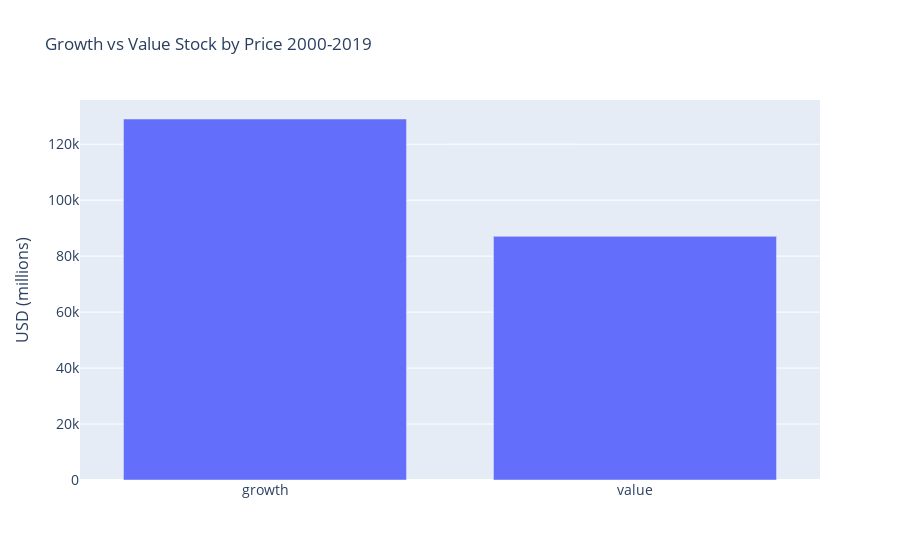

The notebook cell saved with this chart:
### Code cell
labels = ['growth', 'value']
y = companies.groupby(['sector','growth'])['Price'].sum()
fig = go.Figure([go.Bar(x=labels, y=y)])
fig.update_layout(
    title='Growth vs Value Stock by Price 2000-2019',
    xaxis_tickfont_size=14,
    yaxis=dict(
        title='USD (millions)',
        titlefont_size=16,
        tickfont_size=14,
    ),
    legend=dict(
        x=0,
        y=1.0,
        bgcolor='rgba(255, 255, 255, 0)',
        bordercolor='rgba(255, 255, 255, 0)'
    ),
    barmode='group',
    bargap=0.15, # gap between bars of adjacent location coordinates.
    bargroupgap=0.1 # gap between bars of the same location coordinate.
)
fig.show()

### Figure 1 — Plotly figure (JSON) as saved in the notebook; plotly's stock layout.template omitted (floating-point values rounded to 4 significant figures)
{"data": [{"type": "bar", "x": ["growth", "value"], "y": [129000.0, 87070.0, 140800.0, 70340.0, 266600.0, 179400.0, 99440.0, 139100.0, 158100.0, 75660.0, 244500.0, 168500.0, 97700.0, 156900.0, 61080.0, 15390.0]}], "layout": {"bargap": 0.15, "bargroupgap": 0.1, "barmode": "group", "legend": {"bgcolor": "rgba(255, 255, 255, 0)", "bordercolor": "rgba(255, 255, 255, 0)", "x": 0, "y": 1}, "title": {"text": "Growth vs Value Stock by Price 2000-2019"}, "xaxis": {"tickfont": {"size": 14}}, "yaxis": {"tickfont": {"size": 14}, "title": {"font": {"size": 16}, "text": "USD (millions)"}}}}
